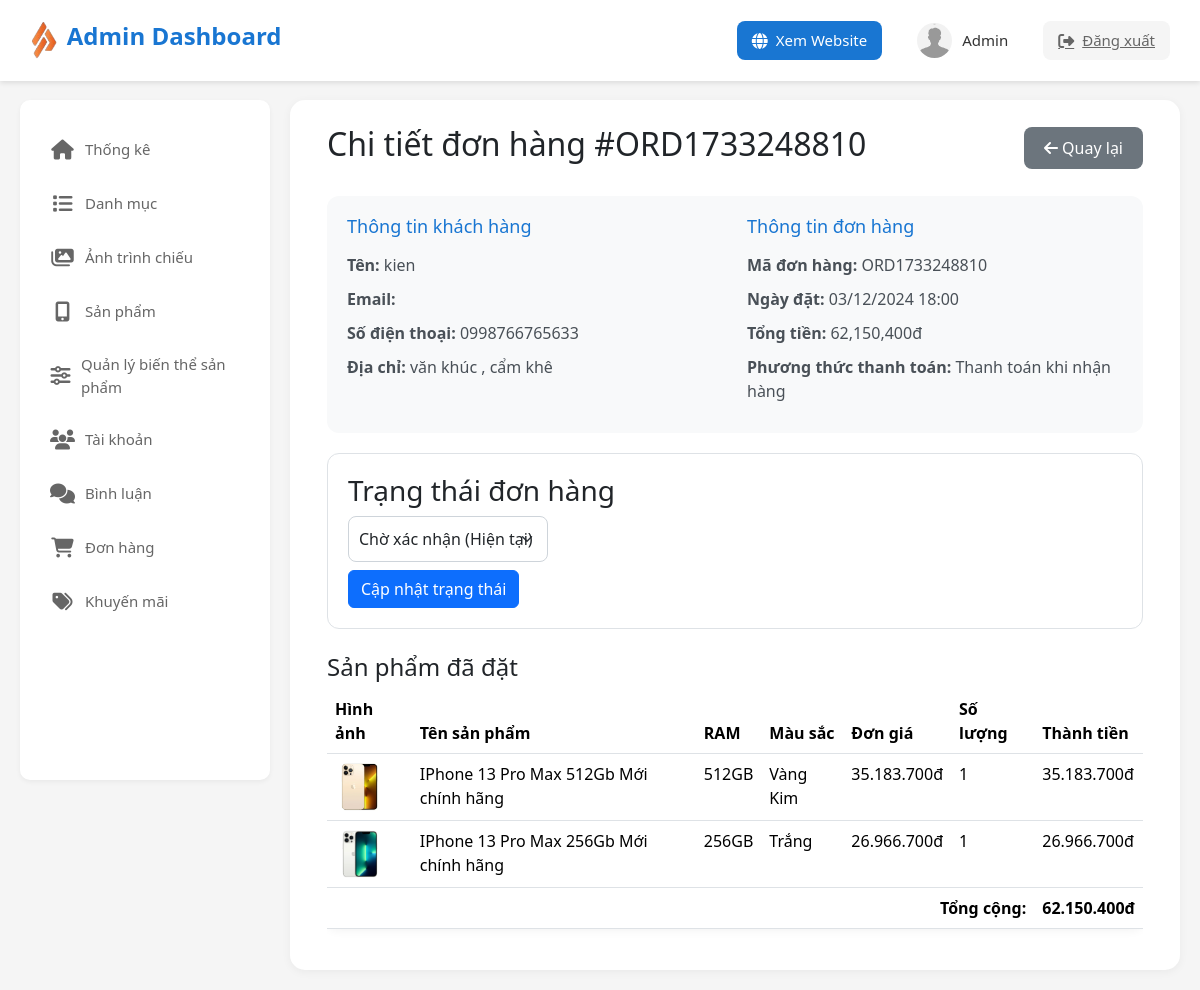
/admin/index.php?action=orderDetail&id=198 (signed in), run on an earlier commit of the app's database.
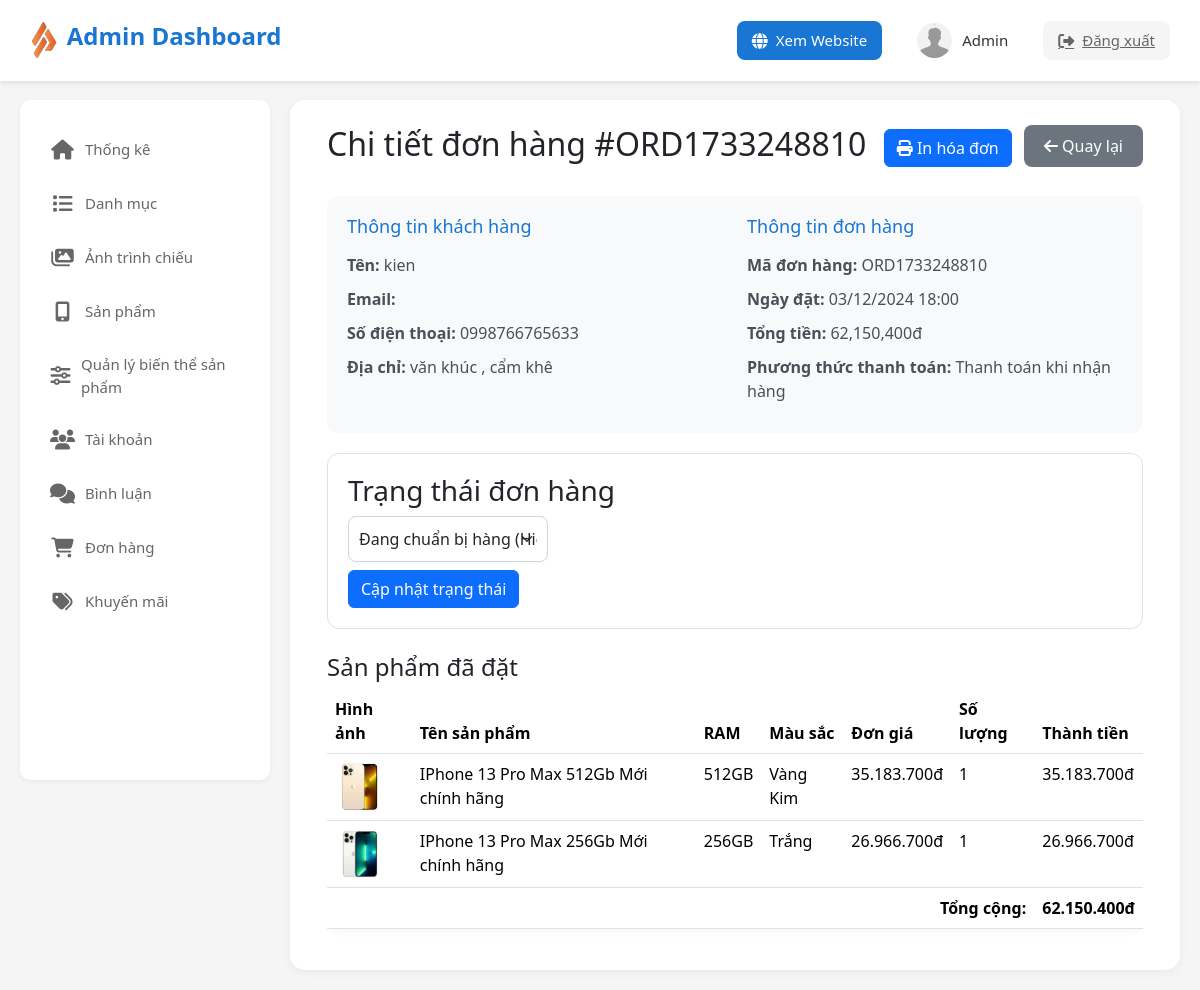
And on a later commit of the database.
### tables this page shows
CREATE TABLE `orders` (
  `order_id` int(11) NOT NULL,
  `order_code` varchar(50) NOT NULL,
  `user_id` int(11) NOT NULL,
  `receiver_name` varchar(255) DEFAULT NULL,
  `total_amount` decimal(10,2) NOT NULL,
  `shipping_address` text NOT NULL,
  `shipping_phone` varchar(20) NOT NULL,
  `shipping_email` varchar(255) DEFAULT NULL,
  `bank_code` varchar(50) DEFAULT NULL,
  `status` enum('pending','confirmed','processing','shipping','delivered','cancelled','returned','refunded','failed','awaiting_payment','return_requested','cancel_requested') NOT NULL DEFAULT 'pending',
  `payment_method` varchar(50) NOT NULL DEFAULT 'cod',
  `payment_status` varchar(50) NOT NULL DEFAULT 'unpaid',
  `created_at` timestamp NOT NULL DEFAULT current_timestamp(),
  `updated_at` timestamp NOT NULL DEFAULT current_timestamp() ON UPDATE current_timestamp(),
  `return_reason` text DEFAULT NULL,
  `return_request_reason` text DEFAULT NULL,
  `cancel_reason` text DEFAULT NULL,
  `previous_status` varchar(50) DEFAULT NULL
);

CREATE TABLE `users` (
  `user_id` int(11) NOT NULL,
  `username` varchar(50) NOT NULL,
  `password` varchar(255) NOT NULL,
  `email` varchar(100) NOT NULL,
  `fullname` varchar(100) DEFAULT NULL,
  `phone` varchar(20) DEFAULT NULL,
  `address` text DEFAULT NULL,
  `avatar` varchar(255) DEFAULT NULL,
  `role_id` int(11) DEFAULT NULL,
  `status` tinyint(4) DEFAULT 1,
  `created_at` timestamp NOT NULL DEFAULT current_timestamp(),
  `birthday` date DEFAULT NULL,
  `gender` tinyint(1) DEFAULT NULL COMMENT '0: Nữ, 1: Nam'
);

### admin/models/orderModel.php (called while the page is built, shortened)
<?php
class OrderModel
{
    private $db;
    public function __construct()
    {
        global $MainModel;
        $this->db = $MainModel->SUNNY;
    }
    public function getOrderById($orderId)
    {
        try {
            $sql = "SELECT orders.*, users.username, users.email, users.phone,
                    orders.cancel_reason, orders.status
                    FROM orders
                    LEFT JOIN users ON orders.user_id = users.user_id
                    WHERE orders.order_id = ?";
            $stmt = $this->db->prepare($sql);
            $stmt->execute([$orderId]);
            return $stmt->fetch(PDO::FETCH_ASSOC);
        } catch (PDOException $e) {
            error_log("Error getting order by ID: " . $e->getMessage());
            return false;
        }
    }
    public function getOrderDetails($order_id)
    {
        try {
            $sql = "SELECT od.*, p.pro_name, p.img, pr.storage_type, pc.color_type
                    FROM order_details od
                    LEFT JOIN products p ON od.product_id = p.pro_id
                    LEFT JOIN product_storage pr ON p.storage_id = pr.storage_id
                    LEFT JOIN product_color pc ON p.color_id = pc.color_id
                    WHERE od.order_id = :order_id";
            $stmt = $this->db->prepare($sql);
            $stmt->execute([':order_id' => $order_id]);
            $result = $stmt->fetchAll(PDO::FETCH_ASSOC);
            return $result;
        } catch (PDOException $e) {
            error_log("Error getting order details: " . $e->getMessage());
            return false;
        }
    }
}

### admin/commons/function.php (called while the page is built, shortened)
<?php
class MainModel {
    public function __construct() {
        $this->SUNNY = $this->connect_db();
    }
    public function connect_db() {
        try {
            $dsn = "mysql:host=" . DB_HOST . ";dbname=" . DB_NAME;
            $SUNNY = new PDO($dsn, DB_USER, DB_PASS, PDO_OPTIONS);
            return $SUNNY;
        } catch (PDOException $e) {
            error_log("Database Connection Error: " . $e->getMessage());
            throw new Exception("Không thể kết nối đến database");
        }
    }
}
try {
    $MainModel = new MainModel();
} catch (Exception $e) {
    error_log("MainModel initialization error: " . $e->getMessage());
    die("Không thể khởi tạo kết nối database");
}

### client/commons/orderHelper.php (called while the page is built, shortened)
<?php
class OrderHelper
{
    public static function getOrderStatus($status)
    {
        $statusMap = [
            'pending' => 'Chờ xác nhận',
            'confirmed' => 'Đã xác nhận',
            'processing' => 'Đang chuẩn bị hàng',
            'shipping' => 'Đang giao hàng',
            'delivered' => 'Đã giao thành công',
            'cancelled' => 'Đã hủy',
            'cancel_requested' => 'Yêu cầu hủy',
            'return_requested' => 'Yêu cầu trả hàng',
            'returned' => 'Đã trả hàng',
            'return_failed' => 'Từ chối trả hàng'
        ];
        return isset($statusMap[$status]) ? $statusMap[$status] : 'Không xác định';
    }
}

### admin/views/order/order-detail.php (the view, shortened to what the changed rows need)
<!DOCTYPE html>
<html lang="vi">
<head>
    <link href="https://cdn.jsdelivr.net/npm/bootstrap@5.3.3/dist/css/bootstrap.min.css" rel="stylesheet">
    <link rel="stylesheet" href="https://cdnjs.cloudflare.com/ajax/libs/font-awesome/6.5.1/css/all.min.css">
</head>
<body>
    <?php include "./views/layout/header.php"; ?>
    <div class="main">
        <div class="sidebar">
            <?php include "./views/layout/sidebar.php"; ?>
        </div>
        <main>
            <div class="container-fluid">
                <div class="page-header">
                    <h2>Chi tiết đơn hàng #<?= $order['order_code'] ?></h2>
                    <div>
                        <?php if (in_array($order['status'], ['confirmed', 'processing', 'shipping', 'delivered'])): ?>
                        <a href="?action=printInvoice&id=<?= $order['order_id'] ?>" class="btn btn-primary me-2"
                            target="_blank">
                            <i class="fas fa-print"></i> In hóa đơn
                        </a>
                        <?php endif; ?>
                        <a href="?action=order" class="btn-back">
                            <i class="fas fa-arrow-left"></i> Quay lại
                        </a>
                    </div>
                </div>
                <div class="order-info">
                    <div class="row">
                        <div class="col-md-6">
                            <h4>Thông tin khách hàng</h4>
                            <p><strong>Tên:</strong> <?= $order['username'] ?></p>
                            <p><strong>Email:</strong> <?= $order['shipping_email'] ?></p>
                            <p><strong>Số điện thoại:</strong> <?= $order['shipping_phone'] ?></p>
                            <p><strong>Địa chỉ:</strong> <?= $order['shipping_address'] ?></p>
                        </div>
                        <div class="col-md-6">
                            <h4>Thông tin đơn hàng</h4>
                            <p><strong>Mã đơn hàng:</strong> <?= $order['order_code'] ?></p>
                            <p><strong>Ngày đặt:</strong> <?= date('d/m/Y H:i', strtotime($order['created_at'])) ?></p>
                            <p><strong>Tổng tiền:</strong> <?= number_format($order['total_amount']) ?>đ</p>
                            <p><strong>Phương thức thanh toán:</strong>
                                <?= $order['payment_method'] == 1 ? 'Thanh toán khi nhận hàng' : 'Thanh toán khi nhận hàng' ?>
                            </p>
                        </div>
                    </div>
                </div>
                <div class="order-status mb-4">
                    <h3>Trạng thái đơn hàng</h3>
                    <select id="orderStatus" class="form-select">
                        <?php
                        echo "<option value='{$order['status']}' selected>" .
                            OrderHelper::getOrderStatus($order['status']) .
                            " (Hiện tại)</option>";
                        ?>
                    </select>
                    <button onclick="updateStatus()" class="btn btn-primary mt-2">Cập nhật trạng thái</button>
                </div>
                <div class="order-products mt-4">
                    <h4>Sản phẩm đã đặt</h4>
                    <div class="table-responsive">
                        <table class="table">
                            <thead>
                                <tr>
                                    <th>Hình ảnh</th>
                                    <th>Tên sản phẩm</th>
                                    <th>RAM</th>
                                    <th>Màu sắc</th>
                                    <th>Đơn giá</th>
                                    <th>Số lượng</th>
                                    <th>Thành tiền</th>
                                </tr>
                            </thead>
                            <tbody>
                                <?php if ($orderDetails): ?>
                                <?php foreach ($orderDetails as $item): ?>
                                <tr>
                                    <td>
                                        <img src="../Uploads/Product/<?= $item['img'] ?>" alt="<?= $item['pro_name'] ?>"
                                            class="product-thumbnail">
                                    </td>
                                    <td><?= $item['pro_name'] ?></td>
                                    <td><?= $item['storage_type'] ?></td>
                                    <td><?= $item['color_type'] ?></td>
                                    <td><?= number_format($item['price'], 0, ',', '.') ?>đ</td>
                                    <td><?= $item['quantity'] ?></td>
                                    <td><?= number_format($item['price'] * $item['quantity'], 0, ',', '.') ?>đ</td>
                                </tr>
                                <?php endforeach; ?>
                                <?php else: ?>
                                <tr>
                                    <td colspan="7" class="text-center">Không có sản phẩm nào</td>
                                </tr>
                                <?php endif; ?>
                                <tr>
                                    <td colspan="6" class="text-end"><strong>Tổng cộng:</strong></td>
                                    <td><strong><?= number_format($order['total_amount'], 0, ',', '.') ?>đ</strong></td>
                                </tr>
                            </tbody>
                        </table>
                    </div>
                </div>
            </div>
        </main>
    </div>
</body>
</html>

What changed in the data, as far as the page shows it:
changed orders "ORD1733248810": status "Chờ xác nhận (Hiện tại)" → "Đang chuẩn bị hàng (Hiện tại)"
Also different on the page:
text now shown: "In hóa đơn"
